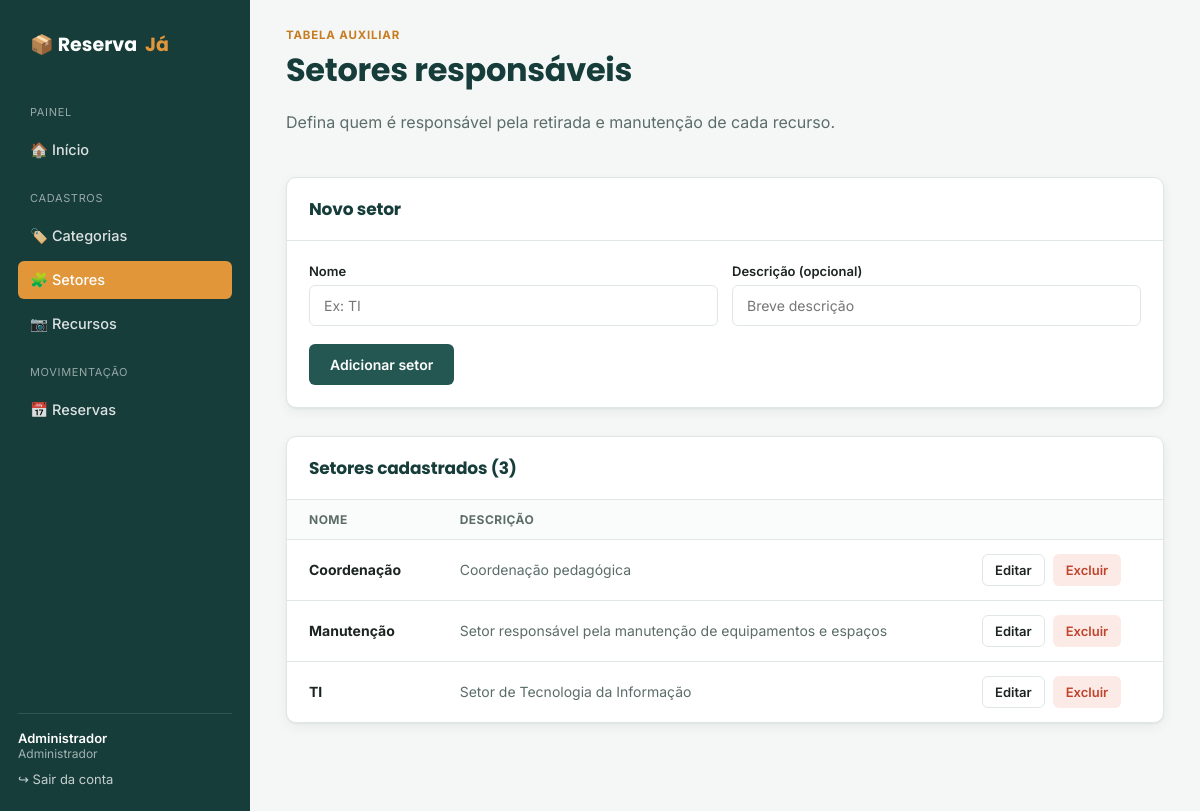
The page /admin/setores.php (signed in) on the database its author committed.
### tables this page shows
CREATE TABLE IF NOT EXISTS setores (
    id         INT AUTO_INCREMENT PRIMARY KEY,
    nome       VARCHAR(80) NOT NULL,
    descricao  VARCHAR(255) DEFAULT NULL
);

### classes/Database.php (called while the page is built, shortened)
<?php
class Database
{
    private static ?PDO $instance = null;
    public static function getConnection(): PDO
    {
        if (self::$instance === null) {
            try {
                $dsn = 'mysql:host=' . DB_HOST . ';dbname=' . DB_NAME . ';charset=' . DB_CHARSET;
                self::$instance = new PDO($dsn, DB_USER, DB_PASS, [
                    PDO::ATTR_ERRMODE            => PDO::ERRMODE_EXCEPTION,
                    PDO::ATTR_DEFAULT_FETCH_MODE => PDO::FETCH_ASSOC,
                    PDO::ATTR_EMULATE_PREPARES   => false,
                ]);
            } catch (PDOException $e) {
                die('Erro de conexão com o banco de dados: ' . $e->getMessage());
            }
        }
        return self::$instance;
    }
}

### classes/Setor.php (called while the page is built, shortened)
<?php
require_once __DIR__ . '/Database.php';
class Setor
{
    private PDO $conn;
    public function __construct()
    {
        $this->conn = Database::getConnection();
    }
    public function listarTodos(): array
    {
        return $this->conn->query('SELECT * FROM setores ORDER BY nome ASC')->fetchAll();
    }
}

### admin/setores.php (the view, shortened to what this page needs)
<?php
require_once __DIR__ . '/../classes/Setor.php';
$setorModel = new Setor();
$emEdicao = null;
$setores = $setorModel->listarTodos();
include __DIR__ . '/_header.php';
?>
<div class="topo-pagina">
    <div>
        <div class="eyebrow">Tabela auxiliar</div>
        <h1 class="mt-0">Setores responsáveis</h1>
        <p>Defina quem é responsável pela retirada e manutenção de cada recurso.</p>
    </div>
</div>
<div class="painel">
    <div class="painel-cabecalho">
        <h2><?= $emEdicao ? 'Editar setor' : 'Novo setor' ?></h2>
    </div>
    <div class="painel-corpo">
        <form method="POST">
            <div class="campo-linha">
                <div class="campo">
                    <label for="nome">Nome</label>
                    <input type="text" id="nome" name="nome" required placeholder="Ex: TI"
                           value="<?= htmlspecialchars($emEdicao['nome'] ?? '') ?>">
                </div>
                <div class="campo">
                    <label for="descricao">Descrição (opcional)</label>
                    <input type="text" id="descricao" name="descricao" placeholder="Breve descrição"
                           value="<?= htmlspecialchars($emEdicao['descricao'] ?? '') ?>">
                </div>
            </div>
            <div class="acoes-tabela">
                <button type="submit" class="btn btn-primario"><?= $emEdicao ? 'Salvar alterações' : 'Adicionar setor' ?></button>
            </div>
        </form>
    </div>
</div>
<div class="painel">
    <div class="painel-cabecalho">
        <h2>Setores cadastrados (<?= count($setores) ?>)</h2>
    </div>
    <?php if (empty($setores)): ?>
        <div class="vazio">
            <div class="icone-vazio">🧩</div>
            <p>Nenhum setor cadastrado ainda.</p>
        </div>
    <?php else: ?>
    <table>
        <thead><tr><th>Nome</th><th>Descrição</th><th></th></tr></thead>
        <tbody>
        <?php foreach ($setores as $s): ?>
            <tr>
                <td><strong><?= htmlspecialchars($s['nome']) ?></strong></td>
                <td class="texto-suave"><?= htmlspecialchars($s['descricao'] ?: '—') ?></td>
                <td>
                    <div class="acoes-tabela">
                        <a href="setores.php?editar=<?= $s['id'] ?>" class="btn btn-secundario btn-pequeno">Editar</a>
                        <a href="setores.php?excluir=<?= $s['id'] ?>" class="btn btn-perigo btn-pequeno"
                           onclick="return confirm('Excluir este setor? Recursos vinculados ficarão sem setor.');">Excluir</a>
                    </div>
                </td>
            </tr>
        <?php endforeach; ?>
        </tbody>
    </table>
    <?php endif; ?>
</div>
<?php include __DIR__ . '/_footer.php'; ?>

### css/style.css (style rules this page uses)
:root { --cor-primaria: #245652; --cor-primaria-escura: #163d3a; --cor-primaria-clara: #e6efee; --cor-acento: #e2963a; --cor-acento-escura: #c77c22; --cor-fundo: #f5f7f7; --cor-superficie: #ffffff; --cor-texto: #1c2422; --cor-texto-suave: #5c6d69; --cor-borda: #e0e6e4; --cor-sucesso: #2f8f5b; --cor-sucesso-bg: #e7f5ec; --cor-perigo: #c1432c; --cor-perigo-bg: #fbeae6; --cor-aviso-bg: #fdf3e3; --raio: 10px; --raio-pequeno: 6px; --sombra: 0 1px 2px rgba(23, 43, 40, 0.06), 0 4px 12px rgba(23, 43, 40, 0.06); --sombra-forte: 0 8px 24px rgba(23, 43, 40, 0.14); --fonte-titulo: 'Poppins', 'Segoe UI', sans-serif; --fonte-corpo: 'Inter', 'Segoe UI', sans-serif; }
* { box-sizing: border-box; }
body { margin: 0; font-family: var(--fonte-corpo); background: var(--cor-fundo); color: var(--cor-texto); -webkit-font-smoothing: antialiased; }
h1, h2, h3, h4 { font-family: var(--fonte-titulo); color: var(--cor-primaria-escura); margin: 0 0 8px; letter-spacing: -0.01em; }
a { color: var(--cor-primaria); text-decoration: none; }
p { color: var(--cor-texto-suave); line-height: 1.55; }
.campo { margin-bottom: 18px; }
.campo label { display: block; font-size: 13px; font-weight: 600; color: var(--cor-texto); margin-bottom: 6px; }
.campo input, .campo select, .campo textarea { width: 100%; padding: 11px 14px; border: 1px solid var(--cor-borda); border-radius: var(--raio-pequeno); font-size: 14px; font-family: var(--fonte-corpo); background: #fff; color: var(--cor-texto); transition: border-color .15s, box-shadow .15s; }
.campo-linha { display: grid; grid-template-columns: 1fr 1fr; gap: 14px; }
.btn { display: inline-flex; align-items: center; justify-content: center; gap: 8px; padding: 11px 20px; border-radius: var(--raio-pequeno); font-family: var(--fonte-corpo); font-weight: 600; font-size: 14px; border: 1px solid transparent; cursor: pointer; transition: transform .05s ease, filter .15s, background .15s; text-decoration: none; }
.btn-primario { background: var(--cor-primaria); color: #fff; }
.btn-secundario { background: #fff; color: var(--cor-texto); border-color: var(--cor-borda); }
.btn-perigo { background: var(--cor-perigo-bg); color: var(--cor-perigo); }
.btn-pequeno { padding: 7px 12px; font-size: 13px; }
.topo-pagina { display: flex; align-items: flex-end; justify-content: space-between; gap: 16px; margin-bottom: 26px; flex-wrap: wrap; }
.topo-pagina .eyebrow { text-transform: uppercase; font-size: 11.5px; letter-spacing: .07em; color: var(--cor-acento-escura); font-weight: 700; margin-bottom: 4px; }
.painel { background: var(--cor-superficie); border: 1px solid var(--cor-borda); border-radius: var(--raio); box-shadow: var(--sombra); overflow: hidden; margin-bottom: 28px; }
.painel-cabecalho { padding: 18px 22px; border-bottom: 1px solid var(--cor-borda); display: flex; align-items: center; justify-content: space-between; gap: 12px; flex-wrap: wrap; }
.painel-cabecalho h2 { font-size: 17px; margin: 0; }
.painel-corpo { padding: 22px; }
table { width: 100%; border-collapse: collapse; font-size: 14px; }
thead th { text-align: left; font-size: 12px; text-transform: uppercase; letter-spacing: .04em; color: var(--cor-texto-suave); padding: 12px 22px; border-bottom: 1px solid var(--cor-borda); background: #fafbfb; }
tbody td { padding: 14px 22px; border-bottom: 1px solid var(--cor-borda); vertical-align: middle; }
tbody tr:last-child td { border-bottom: none; }
.acoes-tabela { display: flex; gap: 8px; }
.mt-0 { margin-top: 0; }
.texto-suave { color: var(--cor-texto-suave); }

### rows shown on the page
setores: nome "Coordenação", descricao "Coordenação pedagógica"
setores: nome "Manutenção", descricao "Setor responsável pela manutenção de equipamentos e espaços"
setores: nome "TI", descricao "Setor de Tecnologia da Informação"

### other values the page prints
Auth::usuarioNome() "Administrador"
count($setores) "3"
